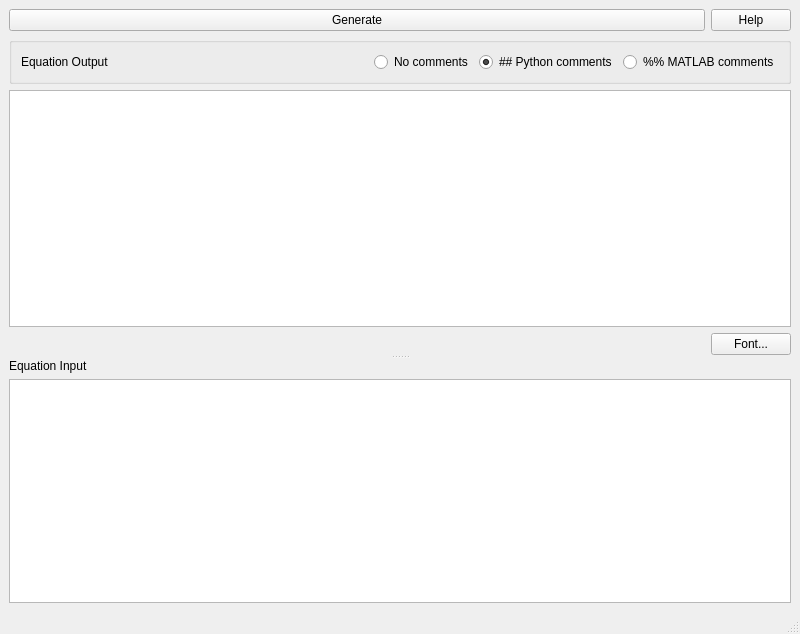
<?xml version="1.0" encoding="UTF-8"?>
<ui version="4.0">
 <class>MainWindow</class>
 <widget class="QMainWindow" name="MainWindow">
  <property name="geometry">
   <rect>
    <x>0</x>
    <y>0</y>
    <width>800</width>
    <height>634</height>
   </rect>
  </property>
  <property name="windowTitle">
   <string>MainWindow</string>
  </property>
  <widget class="QWidget" name="centralwidget">
   <layout class="QGridLayout" name="gridLayout">
    <item row="0" column="0">
     <widget class="QSplitter" name="splitter">
      <property name="orientation">
       <enum>Qt::Vertical</enum>
      </property>
      <property name="childrenCollapsible">
       <bool>false</bool>
      </property>
      <widget class="QWidget" name="">
       <layout class="QVBoxLayout" name="verticalLayout_2">
        <item>
         <layout class="QHBoxLayout" name="horizontalLayout">
          <item>
           <widget class="QPushButton" name="btnGenerate">
            <property name="sizePolicy">
             <sizepolicy hsizetype="MinimumExpanding" vsizetype="Fixed">
              <horstretch>0</horstretch>
              <verstretch>0</verstretch>
             </sizepolicy>
            </property>
            <property name="text">
             <string>Generate</string>
            </property>
           </widget>
          </item>
          <item>
           <widget class="QPushButton" name="btnHelp">
            <property name="text">
             <string>Help</string>
            </property>
           </widget>
          </item>
         </layout>
        </item>
        <item>
         <layout class="QHBoxLayout" name="horizontalLayout_3">
          <item>
           <widget class="QGroupBox" name="groupBox">
            <property name="sizePolicy">
             <sizepolicy hsizetype="Minimum" vsizetype="Minimum">
              <horstretch>0</horstretch>
              <verstretch>0</verstretch>
             </sizepolicy>
            </property>
            <property name="minimumSize">
             <size>
              <width>0</width>
              <height>0</height>
             </size>
            </property>
            <property name="title">
             <string/>
            </property>
            <layout class="QHBoxLayout" name="horizontalLayout_4">
             <item>
              <widget class="QLabel" name="label">
               <property name="sizePolicy">
                <sizepolicy hsizetype="Expanding" vsizetype="Preferred">
                 <horstretch>0</horstretch>
                 <verstretch>0</verstretch>
                </sizepolicy>
               </property>
               <property name="text">
                <string>Equation Output</string>
               </property>
              </widget>
             </item>
             <item>
              <widget class="QRadioButton" name="rdbNoComment">
               <property name="text">
                <string>No comments</string>
               </property>
               <attribute name="buttonGroup">
                <string notr="true">bgrpComment</string>
               </attribute>
              </widget>
             </item>
             <item>
              <widget class="QRadioButton" name="rdbPython">
               <property name="text">
                <string>## Python comments</string>
               </property>
               <property name="checked">
                <bool>true</bool>
               </property>
               <attribute name="buttonGroup">
                <string notr="true">bgrpComment</string>
               </attribute>
              </widget>
             </item>
             <item>
              <widget class="QRadioButton" name="rdbMatlab">
               <property name="text">
                <string>%% MATLAB comments</string>
               </property>
               <attribute name="buttonGroup">
                <string notr="true">bgrpComment</string>
               </attribute>
              </widget>
             </item>
            </layout>
           </widget>
          </item>
         </layout>
        </item>
        <item>
         <widget class="QPlainTextEdit" name="txtOutput">
          <property name="font">
           <font>
            <family>DejaVu Sans Mono</family>
            <pointsize>12</pointsize>
           </font>
          </property>
          <property name="lineWrapMode">
           <enum>QPlainTextEdit::NoWrap</enum>
          </property>
         </widget>
        </item>
        <item>
         <layout class="QHBoxLayout" name="horizontalLayout_2">
          <item>
           <spacer name="horizontalSpacer">
            <property name="orientation">
             <enum>Qt::Horizontal</enum>
            </property>
            <property name="sizeHint" stdset="0">
             <size>
              <width>40</width>
              <height>20</height>
             </size>
            </property>
           </spacer>
          </item>
          <item>
           <widget class="QPushButton" name="btnFont">
            <property name="text">
             <string>Font...</string>
            </property>
           </widget>
          </item>
         </layout>
        </item>
       </layout>
      </widget>
      <widget class="QWidget" name="">
       <layout class="QVBoxLayout" name="verticalLayout">
        <item>
         <widget class="QLabel" name="label_2">
          <property name="text">
           <string>Equation Input</string>
          </property>
         </widget>
        </item>
        <item>
         <widget class="QPlainTextEdit" name="txtInput">
          <property name="sizePolicy">
           <sizepolicy hsizetype="Expanding" vsizetype="Expanding">
            <horstretch>0</horstretch>
            <verstretch>0</verstretch>
           </sizepolicy>
          </property>
          <property name="minimumSize">
           <size>
            <width>0</width>
            <height>20</height>
           </size>
          </property>
          <property name="font">
           <font>
            <family>DejaVu Sans Mono</family>
            <pointsize>12</pointsize>
           </font>
          </property>
          <property name="lineWrapMode">
           <enum>QPlainTextEdit::NoWrap</enum>
          </property>
         </widget>
        </item>
       </layout>
      </widget>
     </widget>
    </item>
   </layout>
  </widget>
  <widget class="QMenuBar" name="menubar">
   <property name="geometry">
    <rect>
     <x>0</x>
     <y>0</y>
     <width>800</width>
     <height>22</height>
    </rect>
   </property>
  </widget>
  <widget class="QStatusBar" name="statusbar"/>
 </widget>
 <resources/>
 <connections/>
 <buttongroups>
  <buttongroup name="bgrpComment"/>
 </buttongroups>
</ui>
